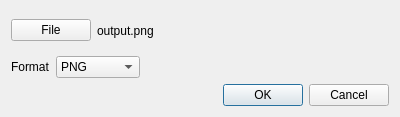
<?xml version="1.0" encoding="UTF-8"?>
<ui version="4.0">
 <class>Export</class>
 <widget class="QDialog" name="Export">
  <property name="geometry">
   <rect>
    <x>0</x>
    <y>0</y>
    <width>400</width>
    <height>117</height>
   </rect>
  </property>
  <property name="windowTitle">
   <string>Export Graph To File</string>
  </property>
  <layout class="QVBoxLayout" name="verticalLayout">
   <item>
    <layout class="QHBoxLayout" name="horizontalLayout">
     <item>
      <widget class="QPushButton" name="fileButton">
       <property name="text">
        <string>File</string>
       </property>
      </widget>
     </item>
     <item>
      <widget class="QLabel" name="fileLabel">
       <property name="text">
        <string>output.png</string>
       </property>
      </widget>
     </item>
     <item>
      <spacer name="horizontalSpacer_2">
       <property name="orientation">
        <enum>Qt::Horizontal</enum>
       </property>
       <property name="sizeHint" stdset="0">
        <size>
         <width>40</width>
         <height>20</height>
        </size>
       </property>
      </spacer>
     </item>
    </layout>
   </item>
   <item>
    <layout class="QHBoxLayout" name="horizontalLayout_2">
     <item>
      <widget class="QLabel" name="label_2">
       <property name="text">
        <string>Format</string>
       </property>
      </widget>
     </item>
     <item>
      <widget class="QComboBox" name="formatCombo">
       <item>
        <property name="text">
         <string>PNG</string>
        </property>
       </item>
       <item>
        <property name="text">
         <string>PDFCairo</string>
        </property>
       </item>
       <item>
        <property name="text">
         <string>SVG</string>
        </property>
       </item>
       <item>
        <property name="text">
         <string>Postscript</string>
        </property>
       </item>
      </widget>
     </item>
     <item>
      <spacer name="horizontalSpacer">
       <property name="orientation">
        <enum>Qt::Horizontal</enum>
       </property>
       <property name="sizeHint" stdset="0">
        <size>
         <width>40</width>
         <height>20</height>
        </size>
       </property>
      </spacer>
     </item>
    </layout>
   </item>
   <item>
    <widget class="QDialogButtonBox" name="buttonBox">
     <property name="orientation">
      <enum>Qt::Horizontal</enum>
     </property>
     <property name="standardButtons">
      <set>QDialogButtonBox::Cancel|QDialogButtonBox::Ok</set>
     </property>
    </widget>
   </item>
  </layout>
 </widget>
 <resources/>
 <connections>
  <connection>
   <sender>buttonBox</sender>
   <signal>accepted()</signal>
   <receiver>Export</receiver>
   <slot>accept()</slot>
   <hints>
    <hint type="sourcelabel">
     <x>248</x>
     <y>254</y>
    </hint>
    <hint type="destinationlabel">
     <x>157</x>
     <y>274</y>
    </hint>
   </hints>
  </connection>
  <connection>
   <sender>buttonBox</sender>
   <signal>rejected()</signal>
   <receiver>Export</receiver>
   <slot>reject()</slot>
   <hints>
    <hint type="sourcelabel">
     <x>316</x>
     <y>260</y>
    </hint>
    <hint type="destinationlabel">
     <x>286</x>
     <y>274</y>
    </hint>
   </hints>
  </connection>
 </connections>
</ui>
